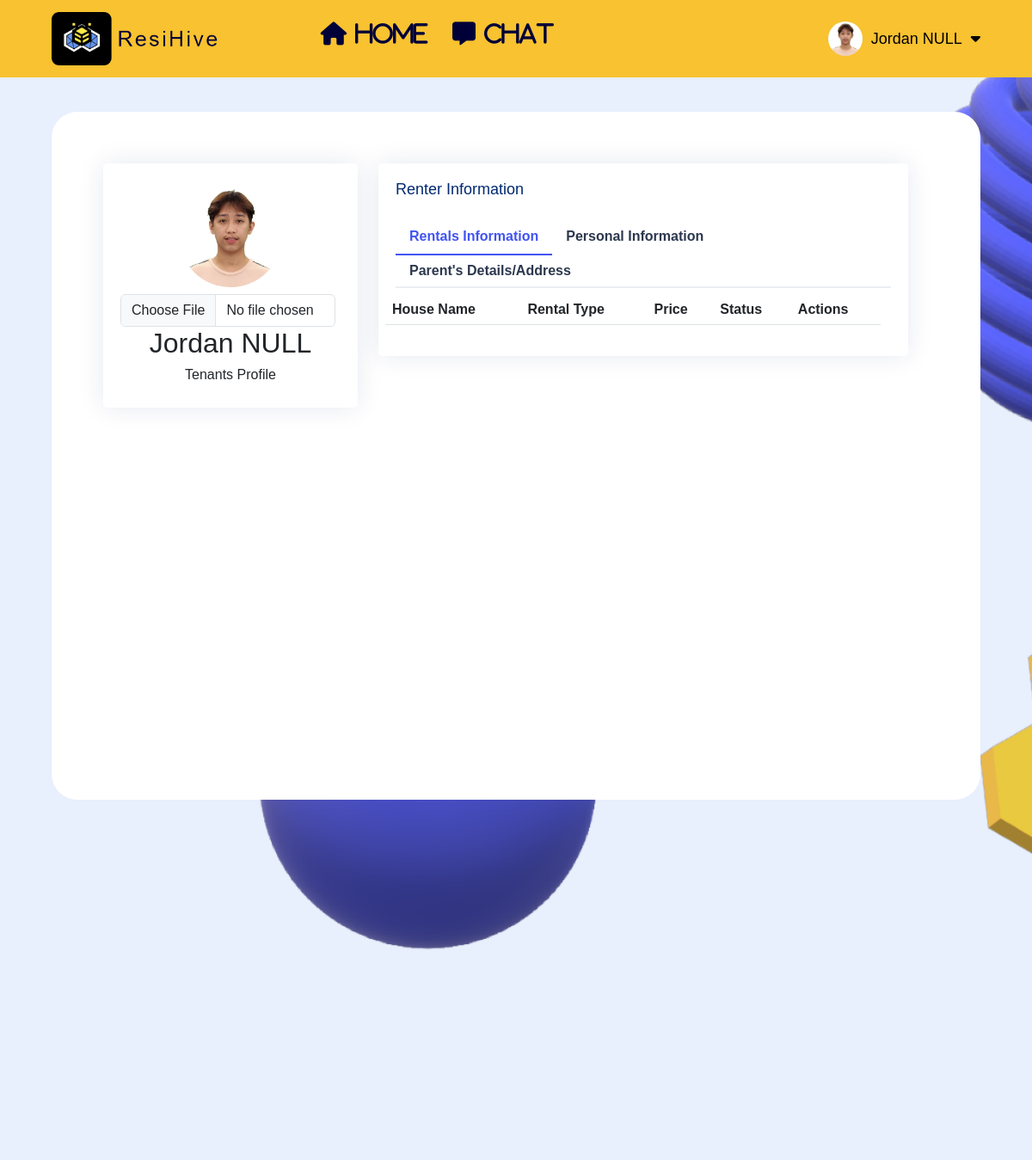
The app's page /data_page/renters_dashboard_3.php (signed in) with its own data.
### tables this page shows
CREATE TABLE `tbl_renters_account` (
  `userid` int(10) NOT NULL,
  `email` varchar(255) DEFAULT NULL,
  `password` varchar(255) DEFAULT NULL,
  `f_name` varchar(255) DEFAULT NULL,
  `m_name` varchar(255) DEFAULT NULL,
  `s_name` varchar(255) DEFAULT NULL,
  `age` varchar(11) DEFAULT NULL,
  `num` varchar(20) DEFAULT NULL,
  `birthdate` date DEFAULT NULL,
  `birthplace` varchar(255) DEFAULT NULL,
  `citizenship` varchar(20) DEFAULT NULL,
  `civil_status` varchar(20) DEFAULT NULL,
  `gender` varchar(20) DEFAULT NULL,
  `education_status` varchar(255) DEFAULT NULL,
  `status` varchar(10) DEFAULT NULL,
  `social_media_link` varchar(200) DEFAULT NULL,
  `profile_img` varchar(255) DEFAULT NULL,
  `otp` int(6) DEFAULT NULL,
  `is_expired` int(11) DEFAULT 0,
  `otp_timestamp` timestamp NOT NULL DEFAULT current_timestamp(),
  `LO_Registered` varchar(255) DEFAULT NULL,
  `date_created` timestamp NOT NULL DEFAULT current_timestamp(),
  `date_updated` timestamp NOT NULL DEFAULT current_timestamp() ON UPDATE current_timestamp()
);

### includes/account-details.php (called while the page is built)
<?php
require_once '../mysql/conn.php';
$userid = $_SESSION['tenant']['userid'];
$select_details ="SELECT * FROM tbl_renters_account where userid='$userid'";
$result_details = $conn->query($select_details);
    $udetails =mysqli_fetch_assoc($result_details);
?>

### data_page/renters_dashboard_3.php (the view, shortened to what this page needs)
<?php
require('../data_page/navbar.php');
require_once '../mysql/conn.php';
$userid = $_SESSION['tenant']['userid'];
?>
<!DOCTYPE html>
<html lang="en">
<head>
    <link href="../data_style/assets/vendor/bootstrap/css/bootstrap.min.css" rel="stylesheet">
    <link href="../data_style/assets/vendor/bootstrap-icons/bootstrap-icons.css" rel="stylesheet">
    <link href="../data_style/assets/vendor/boxicons/css/boxicons.min.css" rel="stylesheet">
    <link href="../data_style/assets/vendor/quill/quill.snow.css" rel="stylesheet">
    <link href="../data_style/assets/vendor/quill/quill.bubble.css" rel="stylesheet">
    <link href="../data_style/assets/vendor/remixicon/remixicon.css" rel="stylesheet">
    <link href="../data_style/assets/vendor/simple-datatables/style.css" rel="stylesheet">
    <link href="../data_style/assets/css/style.css" rel="stylesheet">
    <link rel="stylesheet" type="text/css" href="../data_style/style-renters.css">
</head>
    <body>
        <div class="bg_icons">
            <div class="comb_icon"></div>
        </div>
        <section class="mains">
            <div class="wrappers">
                <section class="section" style="display:flex; flex-direction: row;">
                    <div class="row">
                    <?php
                    $check_new = "SELECT * FROM tbl_renters_account where userid='$userid'";
                    $result = $conn->query($check_new);
                    $row = mysqli_fetch_assoc($result);
                    ?>
                        <div class="col-lg-4">
                                        <div class="card">
                                            <div
                                                class="card-body profile-card pt-4 d-flex flex-column align-items-center">
                                                <?php if ($row["profile_img"] == "") { ?>
                                                <img src="../data_style/assets/img/profile_icon.png" alt="Profile"
                                                    class="rounded-circle" width="120" height="120" id="profile-image">
                                                <form method="post" enctype="multipart/form-data" id="image-upload-form"
                                                action="../includes/insert-image.php">
                                                    <input class="form-control mt-2" type="file" id="formFile"
                                                        name="profile_image" accept="image/*" onchange="previewImage()">
                                                    <input type="submit" value="Upload"
                                                        class="btn btn-info btn-md text-white text-center mt-2"
                                                        id="submit-button" style="display:none;" name="uploading">
                                                </form>
                                                <?php } else { ?>
                                                <img src="../data_style/assets/profile/<?php echo $row[
                                                            "profile_img"
                                                        ]; ?>" alt="Profile" class="rounded-circle" width="120"
                                                    height="120" id="profile-image">
                                                <form method="post" enctype="multipart/form-data" id="image-upload-form"
                                                action="../includes/insert-image.php">
                                                    <input class="form-control mt-2" type="file" id="formFile"
                                                        name="profile_image" accept="image/*" onchange="previewImage()">
                                                </form>
                                                <?php } ?>
                                                <h2>
                                                    <?php echo $row["f_name"] .
                                                            " " .
                                                            $row["s_name"]; ?>
                                                </h2>
                                                <h6>Tenants Profile</h6>
                                            </div>
                                        </div>
                        </div>
                        <div class="col-lg-8">
                            <div class="card">
                                <div class="card-body">
                                    <h5 class="card-title">Renter Information</h5>
                                    <ul class="nav nav-tabs nav-tabs-bordered" id="borderedTab" role="tablist">
                                        <li class="nav-item" role="presentation">
                                            <button class="nav-link active" id="rental-tab" data-bs-toggle="tab"
                                                data-bs-target="#bordered-rental" type="button" role="tab" aria-controls="home"
                                                aria-selected="true" data-tab="rentals">Rentals Information</button>
                                        </li>
                                        <li class="nav-item" role="presentation">
                                            <button class="nav-link" id="profile-tab" data-bs-toggle="tab"
                                                data-bs-target="#bordered-profile" type="button" role="tab" aria-controls="profile"
                                                aria-selected="true" data-tab="profile">Personal Information</button>
                                        </li>
                                        <li class="nav-item" role="presentation">
                                            <button class="nav-link" id="parents-tab" data-bs-toggle="tab"
                                                data-bs-target="#bordered-parents" type="button" role="tab"
                                                aria-controls="profile" aria-selected="false" tabindex="-1"
                                                data-tab="parents">Parent's
                                                Details/Address</button>
                                        </li>
                                    </ul>
                                    <div class="tab-content pt-2" id="borderedTabContent">
                                        <div class="tab-pane fade active show" id="bordered-rental" role="tabpanel"
                                            aria-labelledby="rental-tab">
                                            <div class="row">
                                                <table class="table align-items-center table-flush" id="example1">
                                                    <thead class="thead-light">
                                                        <tr>
                                                            <th scope="col">House Name</th>
                                                            <th scope="col">Rental Type</th>
                                                            <th scope="col">Price</th>
                                                            <th scope="col">Status</th>
                                                            <th scope="col">Actions</th>
                                                        </tr>
                                                    </thead>
                                                </table>
                                            </div>
                                        </div>
                                    </div>
                                </div>
                            </div>
                        </div>
                    </div>
                </section>
            </div>
        </section>
    </body>
</html>

### data_page/navbar.php (shortened to what this page needs)
<?php
require('../includes/account-details.php');
?>
<div class="navbar-container">
    <link rel="stylesheet" type="text/css" href="../data_style/styles-navbar.css">
    <div class="navigation_bar"></div>
    <div class="navbar_container" id="navbar">
        <div class="sea_container">
            <div>
                <a href="../data_page/renters_dashboard_1.php"><img src="../data_image/LOGO.png" class="logo" alt="logo"></a>
            </div>
            <div class="nav_container">
                <ul class="navbar_links">
                    <li><a href="../data_page/renters_dashboard_1.php"><i class="fas fa-home fa-2x"> HOME</i></a></li>
                    <li><a href="../data_page/renters_dashboard_2.php"><i class="fas fa-comment-alt fa-2x"> CHAT</i></a></li>
                </ul>
            </div>
        </div>
        <div class="profile_side">
            <div class="toggle_btn">
            <a class="nav-link nav-profile d-flex align-items-center pe-0" href="#" data-bs-toggle="dropdown">
                <?php if ($udetails['profile_img'] == '') { ?>
                <img src="../data_style/assets/img/profile_icon.png" alt="Profile" class="rounded-circle">
                <?php } else { ?>
                <img src="../data_style/assets/profile/<?php echo $udetails['profile_img'] ?>" alt="Profile"
                    class="rounded-circle" width="40" height="40">
                <?php } ?>
                <span>
                    <?php
                        echo $_SESSION['tenant']['f_name'] ,' ',  $_SESSION['tenant']['s_name'];
                    ?>
                </span>
                <i class="fa-solid fa-caret-down"></i>
            </a>
            </div>
        </div>
    </div>
</div>

### data_style/styles-navbar.css (style rules this page uses)
.navigation_bar { width: 100%; top: 0px; left: 0px; min-width: 1920px; height: 90px; background: #f8c230 0% 0% no-repeat padding-box; opacity: 1; position: fixed; z-index: 100; }
.navbar_container { width: 100%; top: 0; padding: 20px 5%; max-height: 90px; position: fixed; display: flex; align-items: center; z-index: 100; justify-content: space-between; }
.sea_container { display: flex; }
.logo { width: 200px; position: relative; margin-right: 0px; }
form { max-width: 100%; margin-right: 6px; position: static; }
.nav_container { display: flex; }
.nav_container .navbar_links li a i { width: 50px; height: 50px; display: flex; font-size: 27px; justify-content: center; gap: 10px; color:#000038; }
li button { background: #f8c230; border: none; }
li, a, button { color: black; cursor: pointer; }
.navbar_links { list-style: none; }
.navbar_links { display: flex; flex-direction: row; padding-left: 50px; align-items: flex-end; }
.navbar_links li { display: flex; flex-direction: row; padding-left: 100px; align-items: flex-end; }
.navbar_links li a { transition: all 0.2s cubic-bezier(0.175, 0.885, 0.32, 1.275); width: 100%; height: 100%; }
.toggle_btn a { display: flex; font-size: 18px; flex-direction: row; align-items: center; }
.toggle_btn a i { padding: 0 0 0 10px; }
.toggle_btn a span { padding: 0 0 0 10px; }
.rounded-circle { border-radius: 100%; }

### data_style/assets/css/style.css (style rules this page uses)
:root { scroll-behavior: smooth; }
body { font-family: "Open Sans", sans-serif; background: #f6f9ff; color: #000; }
a { color: #000; text-decoration: none; }
h1, h2, h3, h4, h5, h6 { font-family: "Nunito", sans-serif; }
.card { margin-bottom: 30px; border: none; border-radius: 5px; box-shadow: 0px 0 30px rgba(1, 41, 112, 0.1); }
.card-title { padding: 20px 0 15px 0; font-size: 18px; font-weight: 500; color: #012970; font-family: "Poppins", sans-serif; }
.card-body { padding: 0 20px 20px 20px; }
.nav-tabs-bordered { border-bottom: 2px solid #ebeef4; }
.nav-tabs-bordered .nav-link { margin-bottom: -2px; border: none; color: #2c384e; }
.nav-tabs-bordered .nav-link.active { background-color: #fff; color: #4154f1; border-bottom: 2px solid #4154f1; }

### data_style/style-renters.css (style rules this page uses)
* { box-sizing: border-box; margin: 0; padding: 0; font-family: Arial, Helvetica, sans-serif; max-width: 100%; text-decoration: none; list-style: none; transition: all 0.5s ease-in-out; }
body { padding: 120px 0 0 0; display: flex; flex-direction: column; margin: 0; background: #e8effd; overflow-x: hidden; min-height: 100vh; }
section { flex: 1; }
.mains { display: flex; position: relative; height: 150vh; }
.comb_icon { top: 726px; left: 827px; width: 680px; height: 485px; transform: matrix(-0.68, 0.57, 0.64, 0.77, 0, 0); background: transparent url("../data_image/comb.png") 0% 0% no-repeat padding-box; mix-blend-mode: darken; opacity: 1; position: absolute; }
.wrappers { top: 50px; position: relative; display: flex; flex-direction: row; margin: auto; margin-top: -40px; margin-bottom: 100px; padding: 60px; background: white 0% 0% no-repeat padding-box; border-radius: 30px; width: 90vw; height: 100vh; z-index: 1; font-weight: 600; }

### records on screen
tbl_renters_account: profile_img (picture), f_name "Jordan", s_name "NULL"

### other values on screen
$_SESSION['tenant']['f_name'] "Jordan"
$_SESSION['tenant']['s_name'] "NULL"
